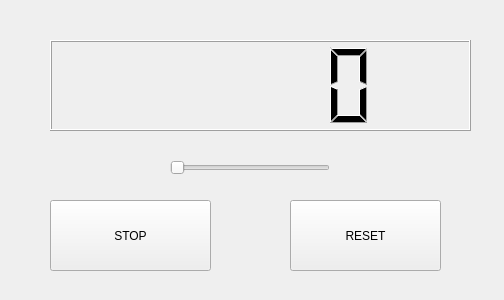
<?xml version="1.0" encoding="UTF-8"?>
<ui version="4.0">
 <class>Counter</class>
 <widget class="QWidget" name="Counter">
  <property name="geometry">
   <rect>
    <x>0</x>
    <y>0</y>
    <width>504</width>
    <height>300</height>
   </rect>
  </property>
  <property name="windowTitle">
   <string>Counter</string>
  </property>
  <widget class="QPushButton" name="stop_button">
   <property name="geometry">
    <rect>
     <x>50</x>
     <y>200</y>
     <width>161</width>
     <height>71</height>
    </rect>
   </property>
   <property name="text">
    <string>STOP</string>
   </property>
  </widget>
  <widget class="QLCDNumber" name="lcdNumber">
   <property name="geometry">
    <rect>
     <x>50</x>
     <y>40</y>
     <width>421</width>
     <height>91</height>
    </rect>
   </property>
  </widget>
  <widget class="QSlider" name="horizontalSlider">
   <property name="geometry">
    <rect>
     <x>170</x>
     <y>160</y>
     <width>160</width>
     <height>16</height>
    </rect>
   </property>
   <property name="orientation">
    <enum>Qt::Horizontal</enum>
   </property>
  </widget>
  <widget class="QPushButton" name="reset_button">
   <property name="geometry">
    <rect>
     <x>290</x>
     <y>200</y>
     <width>151</width>
     <height>71</height>
    </rect>
   </property>
   <property name="text">
    <string>RESET</string>
   </property>
  </widget>
 </widget>
 <resources/>
 <connections/>
</ui>
